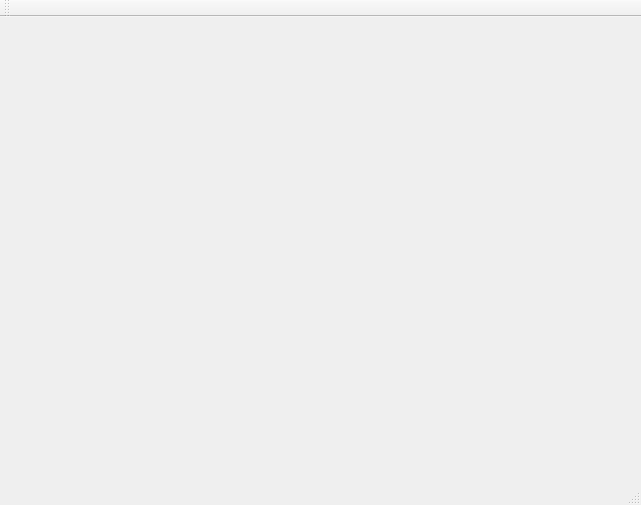
<?xml version="1.0" encoding="UTF-8"?>
<ui version="4.0">
 <class>MainWindow</class>
 <widget class="QMainWindow" name="MainWindow">
  <property name="geometry">
   <rect>
    <x>0</x>
    <y>0</y>
    <width>641</width>
    <height>505</height>
   </rect>
  </property>
  <property name="windowTitle">
   <string>MainWindow</string>
  </property>
  <widget class="QWidget" name="centralWidget">
   <widget class="QVTKWidget" name="qvtkWidget">
    <property name="geometry">
     <rect>
      <x>40</x>
      <y>30</y>
      <width>571</width>
      <height>411</height>
     </rect>
    </property>
   </widget>
  </widget>
  <widget class="QMenuBar" name="menuBar">
   <property name="geometry">
    <rect>
     <x>0</x>
     <y>0</y>
     <width>641</width>
     <height>20</height>
    </rect>
   </property>
  </widget>
  <widget class="QToolBar" name="mainToolBar">
   <attribute name="toolBarArea">
    <enum>TopToolBarArea</enum>
   </attribute>
   <attribute name="toolBarBreak">
    <bool>false</bool>
   </attribute>
  </widget>
  <widget class="QStatusBar" name="statusBar"/>
 </widget>
 <layoutdefault spacing="6" margin="11"/>
 <customwidgets>
  <customwidget>
   <class>QVTKWidget</class>
   <extends>QWidget</extends>
   <header>QVTKWidget.h</header>
  </customwidget>
 </customwidgets>
 <resources/>
 <connections/>
</ui>
